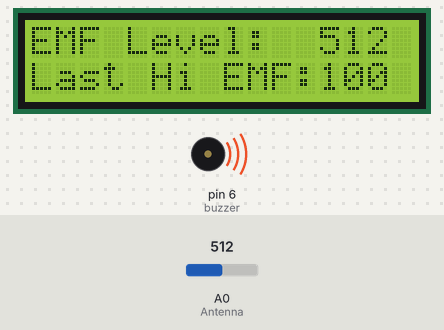
Bench run of a sketch on a simulated Arduino Uno, built with avr-gcc and run on an emulated ATmega328P. Parts: 16×2 character LCD, buzzer (waves = sounding, pin HIGH). The test bench sets the inputs (shaded band); at power-on: A0 (Antenna) = 512. Pins used as bus, display or sensor lines are not drawn.

Above: at 1.2 s.
1.3 s: A0 (Antenna) set to 3
At 1.6 s:
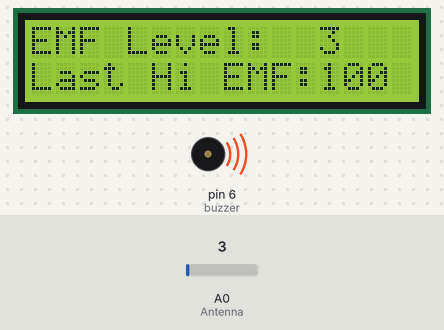
2.8 s: A0 (Antenna) set to 0
At 4.2 s:
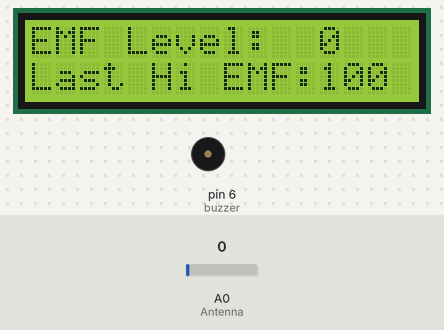
5.8 s: A0 (Antenna) set to 122
At 6.2 s:
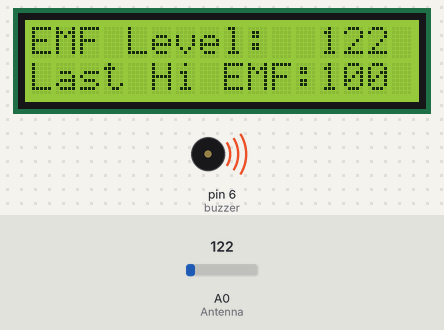
Timing chart, 0 to 8.8 s (numbered marks = the images above; inputs shaded):
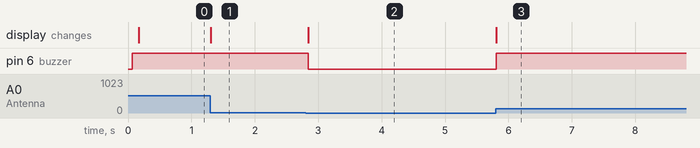

The sketch:

Project_EMF_Layfield_Aidan.ino
```cpp
//Layfield, Aidan
//Project "Ghost Detector" (EMF Detector in Arduino)
//4/23/2023

#include <LiquidCrystal.h>

// Set the LCD pins
LiquidCrystal lcd(12, 11, 5, 4, 3, 2); // LCD pins

int Antenna = A0;
int val = 0;
int LED = 11;
int buzzer = 6;
int high_emf, curr_emf;

void setup() {
  pinMode(buzzer, OUTPUT);
  Serial.begin(9600);
  lcd.begin(16, 2); // Initialize the LCD w/ 16 columns and 2 rows
  lcd.setCursor(0, 0);
  lcd.print("EMF Level: ");
  lcd.setCursor(0, 1);
  lcd.print("Last Hi EMF: ");
}

void loop() {
  val = analogRead(Antenna);

  lcd.setCursor(12, 0);
  lcd.print("     "); // Clear previous value
  lcd.setCursor(12, 0);
  lcd.print(val);

  lcd.setCursor(12, 1);
  lcd.print("     "); // Clear previous value
  lcd.setCursor(12, 1);
  lcd.print(high_emf);

  if (val >= 2) {
    val = constrain(val, 2, 100);
    curr_emf = val;
    val = map(val, 2, 100, 1, 255);
    analogWrite(LED, val);
    if (curr_emf > high_emf) {
      high_emf = curr_emf;
    }
    digitalWrite(buzzer, HIGH);
    delay(100);
  } else {
    analogWrite(LED, 0);
    digitalWrite(buzzer, LOW);
  }

  //Serial.println(val);
}
```

Measured:
- the behaviour switches between 2 and 1 on A0 (Antenna) (found by bisection; images 1 and 2)
- after the input at 1.3 s, the display: changes at once (image 1)
- after the input at 2.8 s, pin 6 (buzzer): HIGH → LOW after 0.05 s; the display: changes after 0.05 s (image 2)
- after the input at 5.8 s, pin 6 (buzzer): LOW → HIGH at once; the display: changes at once (image 3)
